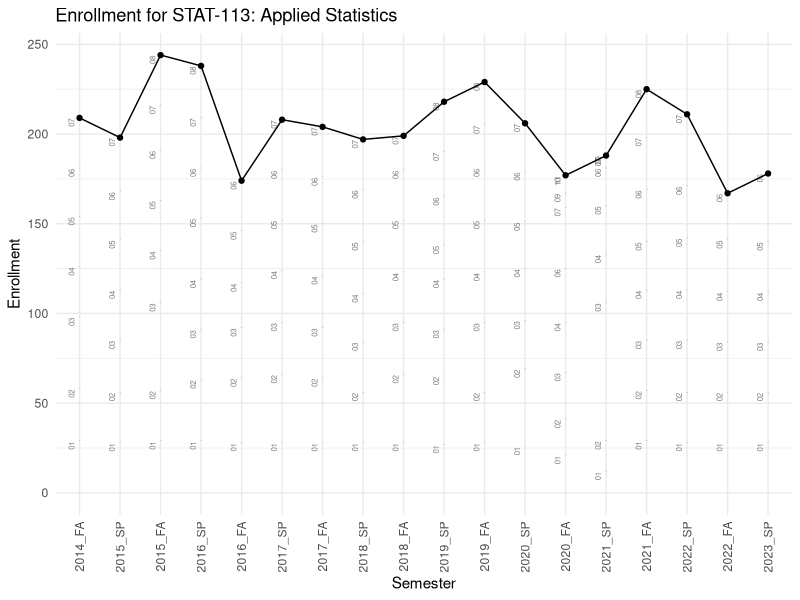
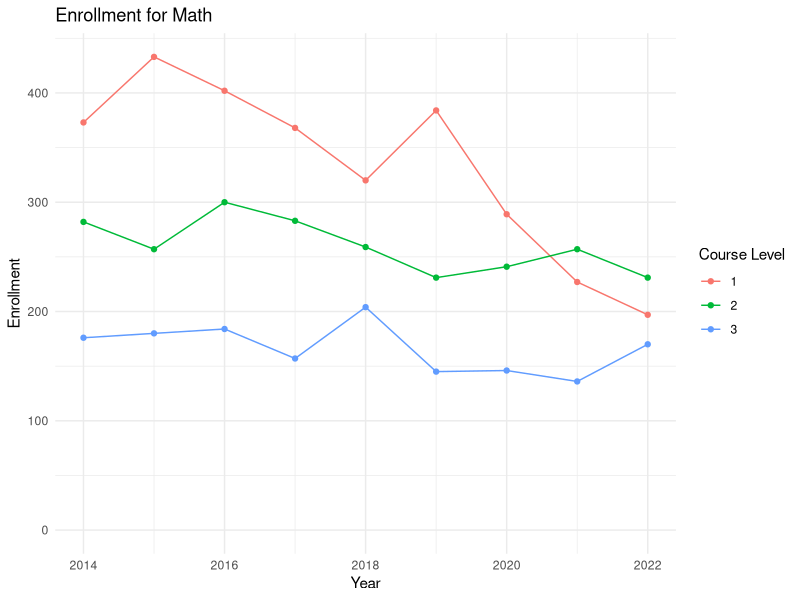
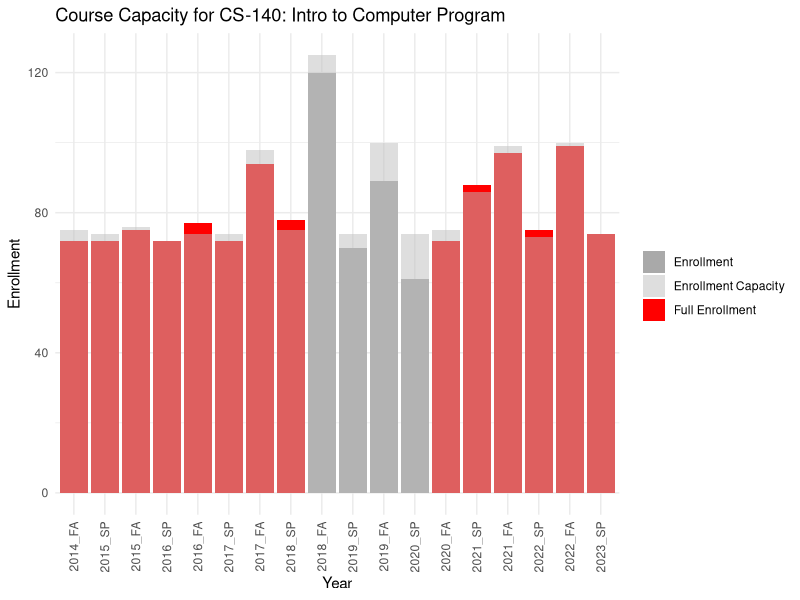

Write R code to recreate these figures, in order. (Note: this script raises an error after producing the figures.)
## ---- chunk 1
knitr::opts_chunk$set(echo = FALSE)
## ---- chunk 2
library(tidyverse)
library(knitr)
library(readr)
library(ggthemes)
course_reg_data <- read_csv("course_reg_data.csv")
small <- course_reg_data |> select(1:5)
header <- head(small, 5)
kable(header, col.names = colnames(header), format = "html", align = c("l", "l", "l"), colspec = c("L|L|L"))
## ---- chunk 3
course_reg_data <- read_csv("course_reg_data.csv")
course_reg_section <- course_reg_data |> 
  pivot_longer((c(6:43)), names_to = "semester", values_to = "enrolled") |>
  filter(enrolled != 0) |>
  mutate(semester_year = ifelse(str_detect(semester, "SP"), reporting_year+1, reporting_year))
course_reg_section <- course_reg_section |> separate(col = semester, into = c("semester", "section"), sep = "_") |> mutate(year = reporting_year)
course_reg_section <- course_reg_section |> unite("term", c(semester_year, semester))

course_app_semester <- course_reg_data |> 
          rename("FA" = "fall_enrolled",
                 "SP" = "spring_enrolled")|>
          pivot_longer(cols = c(FA, SP),names_to = "semester", values_to = "semester_enrolled") |>
  filter(course == "STAT-113: Applied Statistics") |> 
          mutate(year = ifelse(semester == "SP", reporting_year+1, reporting_year)) |>
          unite("term", c(year, semester)) 
course_app_semester <- course_app_semester |>
          filter(semester_enrolled != 0)
course_app_section <- course_reg_section |> group_by(course, term) |>
  mutate(cumulative_enrolled = cumsum(enrolled))
        course_app_section <- course_app_section |> 
          filter(course == "STAT-113: Applied Statistics")|>
          filter(enrolled != 0)
course_app_section3 <- course_app_section |> group_by(term) |> summarise(total_sections = n())
course_app_semester <- left_join(course_app_semester, course_app_section3,
                                         by = c("term"))
course_app_semester <- course_app_semester |> mutate(avg_section = round(semester_enrolled / total_sections))
course_app_semester <- course_app_semester |> mutate(year = parse_number(term),
                                                             semester = case_when(
                                                               str_detect(term, "FA") ~ "FA",
                                                               str_detect(term, "SP") ~ "SP"
                                                             ))
course_app_semester <- course_app_semester |> mutate(order = case_when(
          semester == "FA" ~ year + 1,
          semester == "SP" ~ year
        )) |> mutate(term = fct_reorder(term, order, .desc = FALSE))
ggplot(data = course_app_semester, aes(x = term, y = semester_enrolled, group = 1)) +
          geom_line() +
          geom_point(data = course_app_semester, aes(x = term, y = semester_enrolled, group = 1)) +
          geom_point(data = course_app_section, aes(x = term, y = cumulative_enrolled, group = 1), alpha = 0.25, shape = 45)+
          geom_text(data = course_app_section, aes(x = term, y = cumulative_enrolled - 5, label = section), angle = 90,
                    alpha = 0.5, size = 2,
                    hjust = 0, vjust = 0.5, nudge_x= -0.2) +
          scale_x_discrete(limits = levels(course_app_semester$term)) +
          scale_y_continuous(limits = c(0, max(course_app_semester$semester_enrolled))) +
          labs(title = glue::glue("Enrollment for STAT-113: Applied Statistics"),
               x = "Semester",
                 y = "Enrollment",
                 colour = "Semester") + 
          theme_minimal() +
          theme(axis.text.x = element_text(angle = 90, vjust = 0.5, hjust = 1),
                axis.text.y = element_text(hjust = 1))

## ---- chunk 4
subject_data <- course_reg_data |> mutate(level = case_when(
        as.numeric(`Course Number`) >= 1000 ~ as.numeric(`Course Number`) %/% 1000 - 1,
        as.numeric(`Course Number`) < 1000 ~ as.numeric(`Course Number`) %/% 100))
subject_data <- subject_data |> filter(Subject == "MATH")
subject_data <- subject_data |> group_by(level, reporting_year) |>
  summarise(enrolled = sum(yearly_enrolled))
subject_data <- subject_data |> filter(level <= 3)
section_total <- course_reg_section |> mutate(level = case_when(
  as.numeric(`Course Number`) >= 1000 ~ as.numeric(`Course Number`) %/% 
    1000 - 1,
  as.numeric(`Course Number`) < 1000 ~ as.numeric(`Course Number`) %/% 100))
section_total <- section_total |> filter(Subject == "MATH")
section_total <- section_total |> group_by(year, level) |>
  summarise(total_sections = n()) |> rename("reporting_year" = "year")
section_total <- section_total |> filter(level <=3)
subject_data <- left_join(subject_data, section_total, by =
                            c("reporting_year", "level"))
subject_data <- subject_data |> mutate(avg_section =
                                         round((enrolled/total_sections)))
ggplot(data = subject_data, aes(x = reporting_year, y = enrolled, color = factor(level), 
                                label = total_sections, label2 = avg_section)) +
        geom_line() +
        geom_point() +
        scale_y_continuous(limits = c(0, max(subject_data$enrolled))) +
        labs(title = glue::glue("Enrollment for Math"),
              color = "Course Level",
             x = "Year",
             y = "Enrollment") +
        theme_minimal()
## ---- chunk 5
      course_app_semester2 <- course_reg_data |> 
        rename("FA" = "fall_enrolled",
               "SP" = "spring_enrolled")|>
        pivot_longer(cols = c(FA, SP),names_to = "semester", values_to = "semester_enrolled") |> 
        mutate(year = ifelse(semester == "SP", reporting_year+1, reporting_year)) |>
        unite("term", c(year, semester)) 
      full_terms <- tibble(term = unique(course_app_semester2$term))
      course_app_semester2 <- course_app_semester2 |>
        filter(course == "CS-140: Intro to Computer Program") |>
        filter(semester_enrolled != 0)
      course_app_semester2 <- course_app_semester2 |> 
        mutate(semester_capacity = if_else(str_detect(term, "FA"), fall_capacity, spring_capacity))
      course_app_section2 <- course_reg_section |> group_by(course, term) |> mutate(cumulative_enrolled = cumsum(enrolled))
      course_app_section2 <- course_app_section2 |> 
        filter(course == "CS-140: Intro to Computer Program")|>
        filter(enrolled != 0)
      course_app_section3 <- course_app_section2 |> group_by(term) |> summarise(total_sections = n())
      course_app_semester2 <- left_join(course_app_semester2, course_app_section3,
                                       by = c("term"))
      course_app_semester2 <- course_app_semester2 |> mutate(avg_section = round(semester_enrolled / total_sections))
      course_app_semester2 <- course_app_semester2 |> 
        complete(term = full_terms$term) 
      course_app_semester2 <- course_app_semester2 |> mutate(year = parse_number(term),
             semester = case_when(
               str_detect(term, "FA") ~ "FA",
               str_detect(term, "SP") ~ "SP"
             )) |> filter(!is.na(year))
      course_app_semester2 <- course_app_semester2 |> mutate(order = case_when(
        semester == "FA" ~ year + 1,
        semester == "SP" ~ year))
      course_app_semester2 <- course_app_semester2 |> mutate(term = fct_reorder(term, order, .desc = FALSE))
ggplot(data = course_app_semester2, aes(x = term, label = total_sections, 
                                       label2 = avg_section)) +
        geom_col(aes(y = semester_enrolled, fill = ifelse(semester_enrolled >=
                semester_capacity - total_sections, "Full Enrollment", "Enrollment"))) +
        geom_col(aes(y = semester_capacity, fill = "Enrollment Capacity"), alpha =
                   0.5) +
        scale_fill_manual(values = c("Full Enrollment" = "red", "Enrollment"="darkgrey", "Enrollment Capacity" = "grey"))+
        labs(
          title = glue::glue("Course Capacity for CS-140: Intro to Computer Program"),
          x = "Year",
          y = "Enrollment",
          fill = "") + 
        theme_minimal()+
        theme(axis.text.x = element_text(angle = 90, vjust=0.5,hjust=1))
## ---- chunk 6
library(knitr)
knitr::include_graphics("../enrollment.png")
